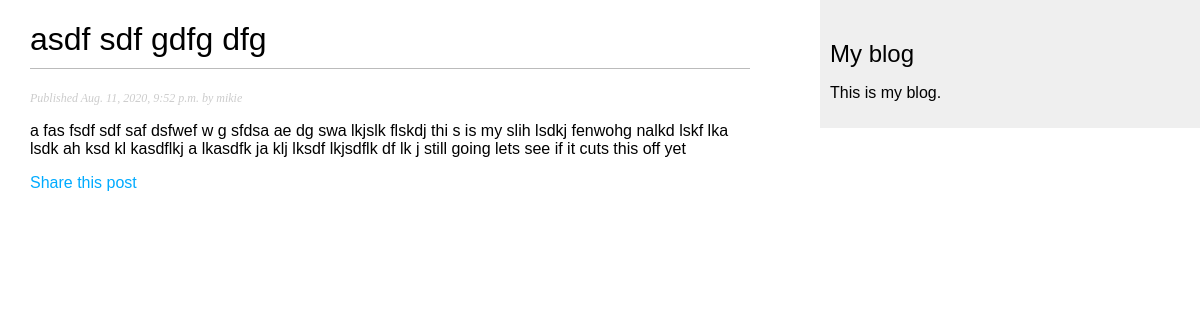
The app's page /blog/2020/8/11/adfsfew/ with its own data.
### blog/models.py (models this page shows, shortened)
class Post(models.Model):
    STATUS_CHOICES = (
        ('draft', 'Draft'),
        ('published', 'Published'),
    )
    title = models.CharField(max_length=250)
    slug = models.SlugField(max_length=250, unique_for_date='publish')
    author = models.ForeignKey(
        User, on_delete=models.CASCADE, related_name='blog_posts')
    body = models.TextField()
    publish = models.DateTimeField(default=timezone.now)
    created = models.DateTimeField(auto_now_add=True)
    updated = models.DateTimeField(auto_now=True)
    status = models.CharField(
        max_length=10, choices=STATUS_CHOICES, default='draft')
    class Meta:
        ordering = ('-publish',)
    objects = models.Manager()  # The default manager.
    published = PublishedManager()  # Our custom manager.

### blog/views.py (the view)
def post_detail(request, year, month, day, post):
    post = get_object_or_404(Post, slug=post,
                             status='published',
                             publish__year=year,
                             publish__month=month,
                             publish__day=day)
    comments = post.comments.filter(active=True)
    new_comment = None
    if request.method == 'POST':
        comment_form = CommentForm(data=request.POST)
        if comment_form.is_valid():
            new_comment = comment_form.save(commit=False)
            new_comment.post = post
            new_comment.save()
    else:
        comment_form = CommentForm()
    return render(request,
                  'blog/post/detail.html',
                  {'post': post,
                   'comments': comments,
                   'new_comment': new_comment,
                   'comment_form': comment_form})

### blog/templates/blog/post/detail.html (shortened to what this page needs)
{% extends "blog/base.html" %}
{% block content %}
  <h1>{{ post.title }}</h1>
  <p class="date">
    Published {{ post.publish }} by {{ post.author }}
  </p>
  {{ post.body|linebreaks }}
  <p>
  <a href="{% url "blog:post_share" post.id %}">
    Share this post
  </a>
</p>
{% endblock %}

### blog/static/css/blog.css (style rules this page uses)
body { margin: 0; padding: 0; font-family: helvetica, sans-serif; }
a { color: #00abff; text-decoration: none; }
h1 { font-weight: normal; border-bottom: 1px solid #bbb; padding: 0 0 10px 0; }
p.date { color: #ccc; font-family: georgia, serif; font-size: 12px; font-style: italic; }

### records on screen
Post: title "asdf sdf gdfg dfg", publish "Aug. 11, 2020, 9:52 p.m.", author "mikie", body "a fas fsdf sdf saf dsfwef w g sfdsa ae dg swa lkjslk flskdj thi s is my slih lsdkj fenwohg nalkd lskf lka lsdk ah ksd kl kasdflkj a lkasdfk ja klj lksdf lkjsdflk df lk j still going lets see if it cuts this off yet"
